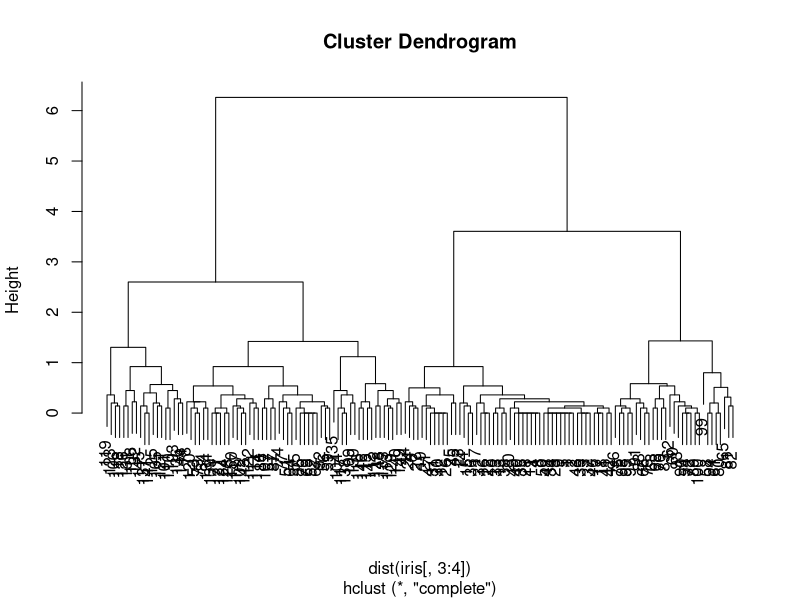

Here is the R script that generated this plot: (Note: this script raises an error after producing the figure.)
head(iris)
clusters<- hclust (dist(iris[,3:4]))
plot(clusters)
clustercut <-cutree(cluster,3)
table (clustercut,iris$Species)
cluster<-hclust(dist(iris[,3:4]),method='complete')
plot(clusters)
clustercut<-cutree(clusters,3)
table(clustercut,iris$Species)
ggplot(iris,aes(Petal.Length,Petal.Width, color=Species))+geom_point(alpha=0.4,size=3.5)+geom_point(col=clustercut)+scale_color_manual(values = c('black','red','green'))

